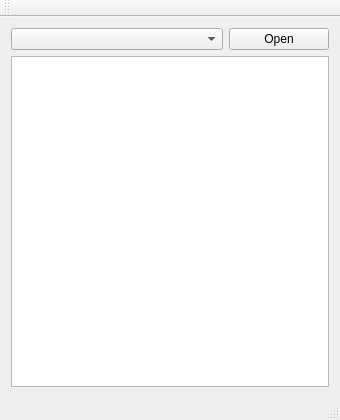
<?xml version="1.0" encoding="UTF-8"?>
<ui version="4.0">
 <class>TerminalClass</class>
 <widget class="QMainWindow" name="TerminalClass">
  <property name="geometry">
   <rect>
    <x>0</x>
    <y>0</y>
    <width>340</width>
    <height>420</height>
   </rect>
  </property>
  <property name="windowTitle">
   <string>Terminal</string>
  </property>
  <widget class="QWidget" name="centralWidget">
   <layout class="QVBoxLayout" name="verticalLayout">
    <item>
     <layout class="QHBoxLayout" name="horizontalLayout">
      <item>
       <widget class="QComboBox" name="com_ports_combobox"/>
      </item>
      <item>
       <widget class="QPushButton" name="open_button">
        <property name="minimumSize">
         <size>
          <width>100</width>
          <height>0</height>
         </size>
        </property>
        <property name="maximumSize">
         <size>
          <width>100</width>
          <height>16777215</height>
         </size>
        </property>
        <property name="text">
         <string>Open</string>
        </property>
       </widget>
      </item>
     </layout>
    </item>
    <item>
     <widget class="QTextEdit" name="text_edit">
      <property name="readOnly">
       <bool>true</bool>
      </property>
      <property name="textInteractionFlags">
       <set>Qt::NoTextInteraction</set>
      </property>
     </widget>
    </item>
   </layout>
  </widget>
  <widget class="QMenuBar" name="menuBar">
   <property name="geometry">
    <rect>
     <x>0</x>
     <y>0</y>
     <width>340</width>
     <height>21</height>
    </rect>
   </property>
  </widget>
  <widget class="QToolBar" name="mainToolBar">
   <attribute name="toolBarArea">
    <enum>TopToolBarArea</enum>
   </attribute>
   <attribute name="toolBarBreak">
    <bool>false</bool>
   </attribute>
  </widget>
  <widget class="QStatusBar" name="statusBar"/>
 </widget>
 <layoutdefault spacing="6" margin="11"/>
 <resources>
  <include location="terminal.qrc"/>
 </resources>
 <connections/>
</ui>
